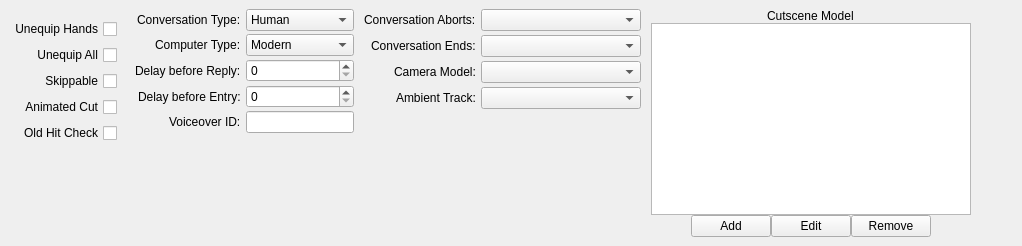
  <widget class="QDockWidget" name="topDockWidget">
   <property name="baseSize">
    <size>
     <width>845</width>
     <height>151</height>
    </size>
   </property>
   <property name="focusPolicy">
    <enum>Qt::StrongFocus</enum>
   </property>
   <property name="allowedAreas">
    <set>Qt::BottomDockWidgetArea|Qt::TopDockWidgetArea</set>
   </property>
   <property name="windowTitle">
    <string>File Globals</string>
   </property>
   <attribute name="dockWidgetArea">
    <number>4</number>
   </attribute>
   <widget class="QWidget" name="topDockWidgetContents">
    <layout class="QGridLayout" name="gridLayout_5">
     <item row="0" column="3">
      <layout class="QVBoxLayout" name="verticalLayout">
       <property name="spacing">
        <number>0</number>
       </property>
       <property name="sizeConstraint">
        <enum>QLayout::SetMinimumSize</enum>
       </property>
       <property name="leftMargin">
        <number>2</number>
       </property>
       <property name="rightMargin">
        <number>2</number>
       </property>
       <item alignment="Qt::AlignHCenter">
        <widget class="QLabel" name="cutsceneModelLabel">
         <property name="text">
          <string>Cutscene Model</string>
         </property>
        </widget>
       </item>
       <item>
        <widget class="QListWidget" name="stuntList">
         <property name="toolTip">
          <string>StuntList (GFF): Custom models for dialogue participants. Each stunt maps
           Participant tag to StuntModel ResRef. Used for cutscenes with non-standard character
           models (e.g. droids, creatures). Participant must match a creature/npc tag in the
           dialogue.</string>
         </property>
        </widget>
       </item>
       <item>
        <layout class="QHBoxLayout" name="horizontalLayout_5">
         <property name="spacing">
          <number>0</number>
         </property>
         <item>
          <spacer name="horizontalSpacer_10">
           <property name="orientation">
            <enum>Qt::Horizontal</enum>
           </property>
           <property name="sizeHint" stdset="0">
            <size>
             <width>40</width>
             <height>20</height>
            </size>
           </property>
          </spacer>
         </item>
         <item>
          <widget class="QPushButton" name="addStuntButton">
           <property name="sizePolicy">
            <sizepolicy hsizetype="Maximum" vsizetype="Fixed">
             <horstretch>0</horstretch>
             <verstretch>0</verstretch>
            </sizepolicy>
           </property>
           <property name="baseSize">
            <size>
             <width>20</width>
             <height>0</height>
            </size>
           </property>
           <property name="text">
            <string>Add</string>
           </property>
          </widget>
         </item>
         <item>
          <widget class="QPushButton" name="editStuntButton">
           <property name="sizePolicy">
            <sizepolicy hsizetype="Maximum" vsizetype="Fixed">
             <horstretch>0</horstretch>
             <verstretch>0</verstretch>
            </sizepolicy>
           </property>
           <property name="text">
            <string>Edit</string>
           </property>
          </widget>
         </item>
         <item>
          <widget class="QPushButton" name="removeStuntButton">
           <property name="sizePolicy">
            <sizepolicy hsizetype="Maximum" vsizetype="Fixed">
             <horstretch>0</horstretch>
             <verstretch>0</verstretch>
            </sizepolicy>
           </property>
           <property name="text">
            <string>Remove</string>
           </property>
          </widget>
         </item>
         <item>
          <spacer name="horizontalSpacer_11">
           <property name="orientation">
            <enum>Qt::Horizontal</enum>
           </property>
           <property name="sizeHint" stdset="0">
            <size>
             <width>40</width>
             <height>20</height>
            </size>
           </property>
          </spacer>
         </item>
        </layout>
       </item>
      </layout>
     </item>
     <item row="0" column="1">
      <layout class="QGridLayout" name="gridLayout_3">
       <property name="leftMargin">
        <number>2</number>
       </property>
       <property name="rightMargin">
        <number>2</number>
       </property>
       <property name="horizontalSpacing">
        <number>5</number>
       </property>
       <property name="verticalSpacing">
        <number>3</number>
       </property>
       <item row="0" column="0" alignment="Qt::AlignRight">
        <widget class="QLabel" name="convoTypeLabel">
         <property name="text">
          <string>Conversation Type:</string>
         </property>
        </widget>
       </item>
       <item row="0" column="1">
        <widget class="QComboBox" name="conversationSelect">
         <property name="toolTip">
          <string>ConversationType (GFF: ConversationType): 0=Human (cinematic, voice), 1=Computer
           (terminal UI), 2=Other (bark strings). Engine uses ReadFieldINT. See LoadDialog @
           0x005a2ae0.</string>
         </property>
         <property name="sizePolicy">
          <sizepolicy hsizetype="Preferred" vsizetype="Preferred">
           <horstretch>0</horstretch>
           <verstretch>0</verstretch>
          </sizepolicy>
         </property>
         <item>
          <property name="text">
           <string>Human</string>
          </property>
         </item>
         <item>
          <property name="text">
           <string>Computer</string>
          </property>
         </item>
         <item>
          <property name="text">
           <string>Type 3</string>
          </property>
         </item>
         <item>
          <property name="text">
           <string>Type 4</string>
          </property>
         </item>
         <item>
          <property name="text">
           <string>Type 5</string>
          </property>
         </item>
        </widget>
       </item>
       <item row="1" column="0" alignment="Qt::AlignRight">
        <widget class="QLabel" name="computerTypeLabel">
         <property name="text">
          <string>Computer Type:</string>
         </property>
        </widget>
       </item>
       <item row="1" column="1">
        <widget class="QComboBox" name="computerSelect">
         <property name="toolTip">
          <string>ComputerType (GFF: ComputerType): BYTE. 0=Modern (green terminal), 1=Ancient
           (orange/red). Used when ConversationType is Computer. See LoadDialog @ 0x005a2ae0.</string>
         </property>
         <property name="sizePolicy">
          <sizepolicy hsizetype="Preferred" vsizetype="Preferred">
           <horstretch>0</horstretch>
           <verstretch>0</verstretch>
          </sizepolicy>
         </property>
         <item>
          <property name="text">
           <string>Modern</string>
          </property>
         </item>
         <item>
          <property name="text">
           <string>Ancient</string>
          </property>
         </item>
        </widget>
       </item>
       <item row="2" column="0" alignment="Qt::AlignRight">
        <widget class="QLabel" name="delayReplyLabel">
         <property name="text">
          <string>Delay before Reply:</string>
         </property>
        </widget>
       </item>
       <item row="2" column="1">
        <widget class="GFFFieldSpinBox" name="replyDelaySpin">
         <property name="sizePolicy">
          <sizepolicy hsizetype="Preferred" vsizetype="Preferred">
           <horstretch>0</horstretch>
           <verstretch>0</verstretch>
          </sizepolicy>
         </property>
         <property name="toolTip">
          <string>DelayReply (GFF: DelayReply): Default delay in ms before player reply options
           appear. DWORD 0-4294967295. Used when node Delay is 0xFFFFFFFF. LoadDialog @ 0x005a2ae0.</string>
         </property>
         <property name="minimum">
          <number>0</number>
         </property>
         <property name="maximum">
          <number>2147483647</number>
         </property>
        </widget>
       </item>
       <item row="3" column="0" alignment="Qt::AlignRight">
        <widget class="QLabel" name="delayEntryLabel">
         <property name="text">
          <string>Delay before Entry:</string>
         </property>
        </widget>
       </item>
       <item row="3" column="1">
        <widget class="GFFFieldSpinBox" name="entryDelaySpin">
         <property name="sizePolicy">
          <sizepolicy hsizetype="Preferred" vsizetype="Preferred">
           <horstretch>0</horstretch>
           <verstretch>0</verstretch>
          </sizepolicy>
         </property>
         <property name="toolTip">
          <string>DelayEntry (GFF: DelayEntry): Default delay in ms before NPC entry lines appear.
           DWORD 0-4294967295. Used when node Delay is 0xFFFFFFFF. LoadDialog @ 0x005a2ae0.</string>
         </property>
         <property name="minimum">
          <number>0</number>
         </property>
         <property name="maximum">
          <number>2147483647</number>
         </property>
        </widget>
       </item>
       <item row="4" column="0" alignment="Qt::AlignRight">
        <widget class="QLabel" name="voiceOverIDLabel">
         <property name="text">
          <string>Voiceover ID:</string>
         </property>
        </widget>
       </item>
       <item row="4" column="1">
        <widget class="QLineEdit" name="voIdEdit">
         <property name="sizePolicy">
          <sizepolicy hsizetype="Preferred" vsizetype="Minimum">
           <horstretch>0</horstretch>
           <verstretch>0</verstretch>
          </sizepolicy>
         </property>
        </widget>
       </item>
       <item row="5" column="1">
        <spacer name="verticalSpacer_2">
         <property name="orientation">
          <enum>Qt::Vertical</enum>
         </property>
         <property name="sizeHint" stdset="0">
          <size>
           <width>20</width>
           <height>40</height>
          </size>
         </property>
        </spacer>
       </item>
      </layout>
     </item>
     <item row="0" column="2">
      <layout class="QGridLayout" name="gridLayout_2">
       <property name="sizeConstraint">
        <enum>QLayout::SetMinimumSize</enum>
       </property>
       <property name="leftMargin">
        <number>2</number>
       </property>
       <property name="rightMargin">
        <number>2</number>
       </property>
       <property name="horizontalSpacing">
        <number>5</number>
       </property>
       <property name="verticalSpacing">
        <number>4</number>
       </property>
       <item row="4" column="1">
        <widget class="FilterComboBox" name="ambientTrackCombo">
         <property name="toolTip">
          <string>AmbientTrack (GFF: AmbientTrack): ResRef of background music loop during dialogue.
           Leave blank for default. LoadDialog @ 0x005a2ae0.</string>
         </property>
        </widget>
       </item>
       <item row="2" column="1">
        <widget class="FilterComboBox" name="cameraModelSelect">
         <property name="toolTip">
          <string>CameraModel (GFF: CameraModel): ResRef of MDL defining camera positions for
           cinematic dialogue. Required for Animated/Static camera angles. LoadDialog @ 0x005a2ae0.</string>
         </property>
        </widget>
       </item>
       <item row="0" column="1">
        <widget class="FilterComboBox" name="onAbortCombo">
         <property name="toolTip">
          <string>EndConverAbort (GFF: EndConverAbort): Script run when the conversation is aborted
           (player exits early). ResRef of .ncs. LoadDialog @ 0x005a2ae0.</string>
         </property>
         <property name="minimumSize">
          <size>
           <width>160</width>
           <height>0</height>
          </size>
         </property>
        </widget>
       </item>
       <item row="1" column="1">
        <widget class="FilterComboBox" name="onEndEdit">
         <property name="toolTip">
          <string>EndConversation (GFF: EndConversation): Script run when the conversation ends
           normally. ResRef of .ncs. LoadDialog @ 0x005a2ae0.</string>
         </property>
         <property name="minimumSize">
          <size>
           <width>160</width>
           <height>0</height>
          </size>
         </property>
        </widget>
       </item>
       <item row="2" column="0" alignment="Qt::AlignRight">
        <widget class="QLabel" name="cameraModelLabel">
         <property name="sizePolicy">
          <sizepolicy hsizetype="Maximum" vsizetype="Preferred">
           <horstretch>0</horstretch>
           <verstretch>0</verstretch>
          </sizepolicy>
         </property>
         <property name="text">
          <string>Camera Model:</string>
         </property>
        </widget>
       </item>
       <item row="1" column="0" alignment="Qt::AlignRight">
        <widget class="QLabel" name="convoEndsScriptLabel">
         <property name="sizePolicy">
          <sizepolicy hsizetype="Maximum" vsizetype="Preferred">
           <horstretch>0</horstretch>
           <verstretch>0</verstretch>
          </sizepolicy>
         </property>
         <property name="text">
          <string>Conversation Ends:</string>
         </property>
        </widget>
       </item>
       <item row="0" column="0" alignment="Qt::AlignRight">
        <widget class="QLabel" name="convoAbortsScriptLabel">
         <property name="sizePolicy">
          <sizepolicy hsizetype="Maximum" vsizetype="Preferred">
           <horstretch>0</horstretch>
           <verstretch>0</verstretch>
          </sizepolicy>
         </property>
         <property name="text">
          <string>Conversation Aborts:</string>
         </property>
        </widget>
       </item>
       <item row="4" column="0" alignment="Qt::AlignRight">
        <widget class="QLabel" name="ambientTrackLabel">
         <property name="sizePolicy">
          <sizepolicy hsizetype="Maximum" vsizetype="Preferred">
           <horstretch>0</horstretch>
           <verstretch>0</verstretch>
          </sizepolicy>
         </property>
         <property name="text">
          <string>Ambient Track:</string>
         </property>
        </widget>
       </item>
       <item row="5" column="1">
        <spacer name="verticalSpacer">
         <property name="orientation">
          <enum>Qt::Vertical</enum>
         </property>
         <property name="sizeHint" stdset="0">
          <size>
           <width>20</width>
           <height>40</height>
          </size>
         </property>
        </spacer>
       </item>
      </layout>
     </item>
     <item row="0" column="0">
      <widget class="QWidget" name="widget" native="true">
       <property name="sizePolicy">
        <sizepolicy hsizetype="Minimum" vsizetype="Minimum">
         <horstretch>0</horstretch>
         <verstretch>0</verstretch>
        </sizepolicy>
       </property>
       <property name="layoutDirection">
        <enum>Qt::RightToLeft</enum>
       </property>
       <layout class="QGridLayout" name="gridLayout_4">
        <property name="sizeConstraint">
         <enum>QLayout::SetMinimumSize</enum>
        </property>
        <property name="leftMargin">
         <number>0</number>
        </property>
        <property name="topMargin">
         <number>10</number>
        </property>
        <property name="rightMargin">
         <number>10</number>
        </property>
        <property name="bottomMargin">
         <number>0</number>
        </property>
        <item row="3" column="0" alignment="Qt::AlignLeft|Qt::AlignVCenter">
         <widget class="QCheckBox" name="animatedCutCheckbox">
          <property name="sizePolicy">
           <sizepolicy hsizetype="Minimum" vsizetype="Minimum">
            <horstretch>0</horstretch>
            <verstretch>0</verstretch>
           </sizepolicy>
          </property>
          <property name="text">
           <string>Animated Cut</string>
          </property>
         </widget>
        </item>
        <item row="0" column="0" alignment="Qt::AlignRight|Qt::AlignVCenter">
         <widget class="QCheckBox" name="unequipHandsCheckbox">
          <property name="text">
           <string>Unequip Hands</string>
          </property>
         </widget>
        </item>
        <item row="1" column="0" alignment="Qt::AlignLeft|Qt::AlignVCenter">
         <widget class="QCheckBox" name="unequipAllCheckbox">
          <property name="sizePolicy">
           <sizepolicy hsizetype="Minimum" vsizetype="Minimum">
            <horstretch>0</horstretch>
            <verstretch>0</verstretch>
           </sizepolicy>
          </property>
          <property name="text">
           <string>Unequip All</string>
          </property>
         </widget>
        </item>
        <item row="4" column="0" alignment="Qt::AlignLeft|Qt::AlignVCenter">
         <widget class="QCheckBox" name="oldHitCheckbox">
          <property name="sizePolicy">
           <sizepolicy hsizetype="Minimum" vsizetype="Minimum">
            <horstretch>0</horstretch>
            <verstretch>0</verstretch>
           </sizepolicy>
          </property>
          <property name="text">
           <string>Old Hit Check</string>
          </property>
         </widget>
        </item>
        <item row="2" column="0" alignment="Qt::AlignLeft|Qt::AlignVCenter">
         <widget class="QCheckBox" name="skippableCheckbox">
          <property name="sizePolicy">
           <sizepolicy hsizetype="Minimum" vsizetype="Minimum">
            <horstretch>0</horstretch>
            <verstretch>0</verstretch>
           </sizepolicy>
          </property>
          <property name="toolTip">
           <string>Skippable (GFF: Skippable): BYTE. When checked, the player can skip dialogue
            lines. Default 1. When unchecked, dialogue is unskippable (e.g. cutscenes). LoadDialog @
            0x005a2ae0.</string>
          </property>
          <property name="text">
           <string>Skippable</string>
          </property>
         </widget>
        </item>
        <item row="5" column="0">
         <spacer name="verticalSpacer_5">
          <property name="orientation">
           <enum>Qt::Vertical</enum>
          </property>
          <property name="sizeHint" stdset="0">
           <size>
            <width>20</width>
            <height>40</height>
           </size>
          </property>
         </spacer>
        </item>
       </layout>
      </widget>
     </item>
     <item row="0" column="4">
      <spacer name="horizontalSpacer_12">
       <property name="orientation">
        <enum>Qt::Horizontal</enum>
       </property>
       <property name="sizeHint" stdset="0">
        <size>
         <width>40</width>
         <height>20</height>
        </size>
       </property>
      </spacer>
     </item>
    </layout>
   </widget>
  </widget>
